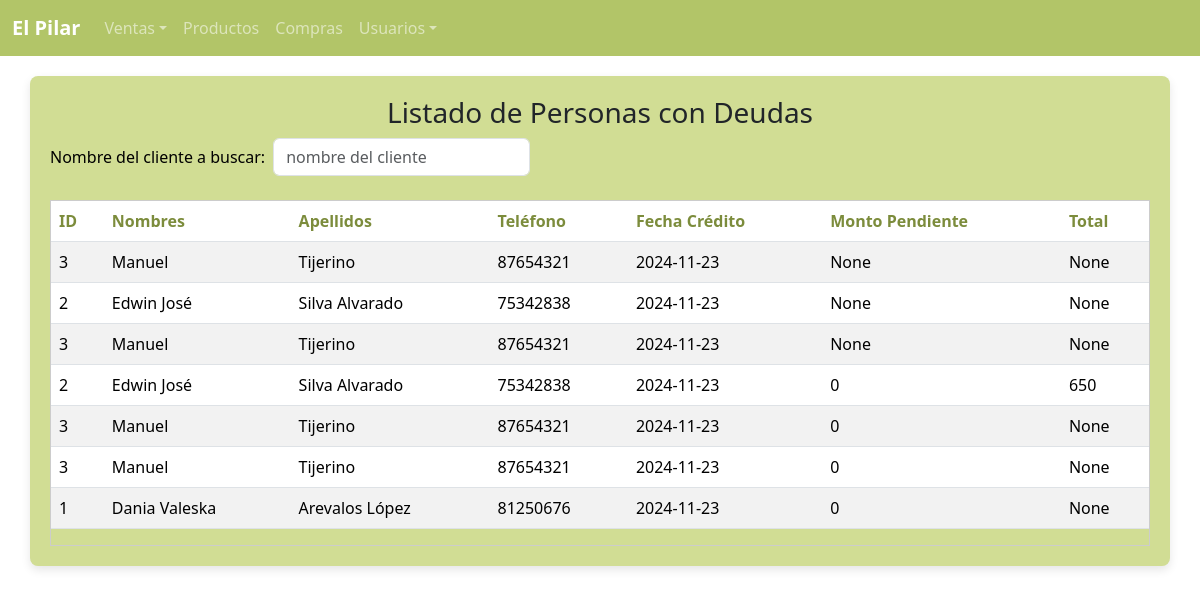
Before: /verCredito with the older database file.
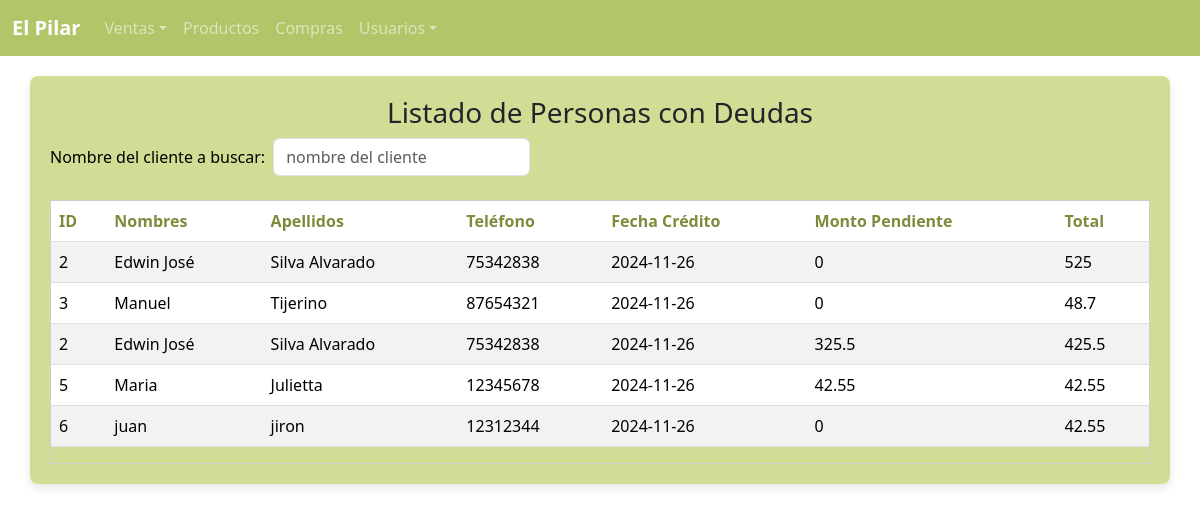
After: the same page with the newer database file.
### tables this page shows
CREATE TABLE "Credito"
(
    id INTEGER PRIMARY KEY AUTOINCREMENT,
    fecha_credito DATE DEFAULT CURRENT_DATE,
    fecha_cancelacion DATE,
    monto_pagado DECIMAL(10,2) DEFAULT 0,
    monto_pendiente DECIMAL(10,2) DEFAULT 0,
    total DECIMAL(10,2),
    id_cliente INTEGER NOT NULL,
    FOREIGN KEY (id_cliente) REFERENCES Cliente(id)
);

CREATE TABLE Cliente (
    id INTEGER PRIMARY KEY AUTOINCREMENT,
    nombres NVARCHAR(30) NOT NULL,
    apellidos NVARCHAR(30) NULL,
    telefono NVARCHAR(8)
);

### app.py (the view)
@app.route('/verCredito')
def verCredito():
    try:
        query = text("""
            SELECT cliente.id, cliente.nombres, cliente.apellidos, cliente.telefono,
                credito.fecha_credito, credito.monto_pendiente, credito.total
            FROM cliente
            JOIN credito ON cliente.id = credito.id_cliente
        """)
        result = db.execute(query)
        verCredito = result.fetchall()
        return render_template('verCredito.html', verCredito=verCredito)
    except Exception as e:
        traceback.print_exc()
        return render_template('verCredito.html')

### templates/verCredito.html (shortened to what this page needs)
{% extends "layout.html" %}
{% block content %}
<main class="container" style="background-color: #d1dd94; padding: 20px; border-radius: 8px; margin-top: 20px;">
    <h3 class="text-center">Listado de Personas con Deudas</h3>
    <div class="d-flex justify-content-between align-items-center mb-4">
        <form class="row g-2 align-items-center">
            <div class="col-auto">
                <label for="inputClientCredito" class="form-label mb-0" style="color: #000000;">Nombre del cliente a buscar: </label>
            </div>
            <div class="col-auto">
                <input type="text" class="form-control" id="inputClientCredito" placeholder="nombre del cliente">
            </div>
        </form>
    </div>
    <div class="table-container" id="tabla-productos" style="max-height: 400px; overflow-y: auto; border: 1px solid #ccc;">
        <table class="table table-striped table-hover">
            <thead>
                <tr>
                    <th scope="col" style="color:#7c8c3c;">ID</th>
                    <th scope="col" style="color:#7c8c3c;">Nombres</th>
                    <th scope="col" style="color:#7c8c3c;">Apellidos</th>
                    <th scope="col" style="color:#7c8c3c;">Teléfono</th>
                    <th scope="col" style="color:#7c8c3c;">Fecha Crédito</th>
                    <th scope="col" style="color:#7c8c3c;">Monto Pendiente</th>
                    <th scope="col" style="color:#7c8c3c;">Total</th>
                </tr>
            </thead>
            <tbody>
                {% for credito in verCredito %}
                <tr class="tabla_credito">
                    <td>{{ credito.id }}</td>
                    <td>{{ credito.nombres }}</td>
                    <td>{{ credito.apellidos }}</td>
                    <td>{{ credito.telefono }}</td>
                    <td>{{ credito.fecha_credito }}</td>
                    <td>{{ credito.monto_pendiente }}</td>
                    <td>{{ credito.total }}</td>
                </tr>
                {% endfor %}
            </tbody>
        </table>
    </div>
</main>
{% endblock  %}

Changed rows visible on the page:
removed Credito: id "3", nombres "Manuel", apellidos "Tijerino", telefono "87654321", fecha_credito "2024-11-23", monto_pendiente "None", total "None"
removed Credito: id "2", nombres "Edwin José", apellidos "Silva Alvarado", telefono "75342838", fecha_credito "2024-11-23", monto_pendiente "None", total "None"
removed Credito: id "3", nombres "Manuel", apellidos "Tijerino", telefono "87654321", fecha_credito "2024-11-23", monto_pendiente "None", total "None"
removed Credito: id "2", nombres "Edwin José", apellidos "Silva Alvarado", telefono "75342838", fecha_credito "2024-11-23", monto_pendiente "0", total "650"
removed Credito: id "3", nombres "Manuel", apellidos "Tijerino", telefono "87654321", fecha_credito "2024-11-23", monto_pendiente "0", total "None"
removed Credito: id "3", nombres "Manuel", apellidos "Tijerino", telefono "87654321", fecha_credito "2024-11-23", monto_pendiente "0", total "None"
removed Credito: id "1", nombres "Dania Valeska", apellidos "Arevalos López", telefono "81250676", fecha_credito "2024-11-23", monto_pendiente "0", total "None"
added Credito: id "2", nombres "Edwin José", apellidos "Silva Alvarado", telefono "75342838", fecha_credito "2024-11-26", monto_pendiente "0", total "525"
added Credito: id "3", nombres "Manuel", apellidos "Tijerino", telefono "87654321", fecha_credito "2024-11-26", monto_pendiente "0", total "48.7"
added Credito: id "2", nombres "Edwin José", apellidos "Silva Alvarado", telefono "75342838", fecha_credito "2024-11-26", monto_pendiente "325.5", total "425.5"
added Credito: id "5", nombres "Maria", apellidos "Julietta", telefono "12345678", fecha_credito "2024-11-26", monto_pendiente "42.55", total "42.55"
added Credito: id "6", nombres "juan", apellidos "jiron", telefono "12312344", fecha_credito "2024-11-26", monto_pendiente "0", total "42.55"
